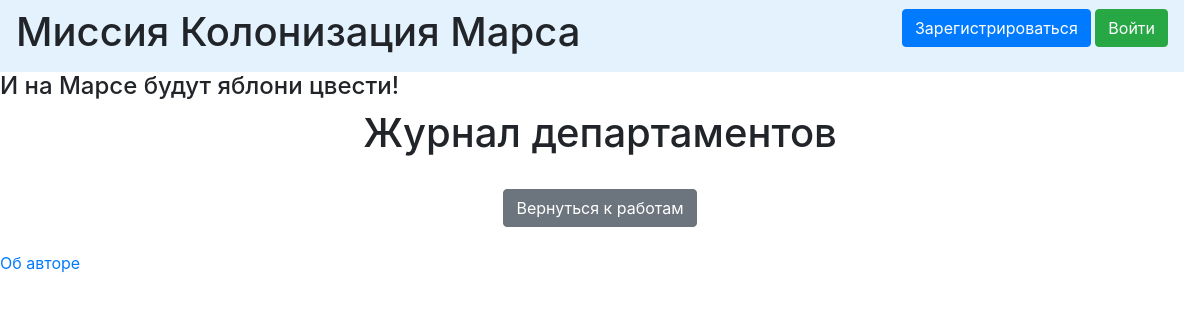
The page /departments on the database as committed earlier.
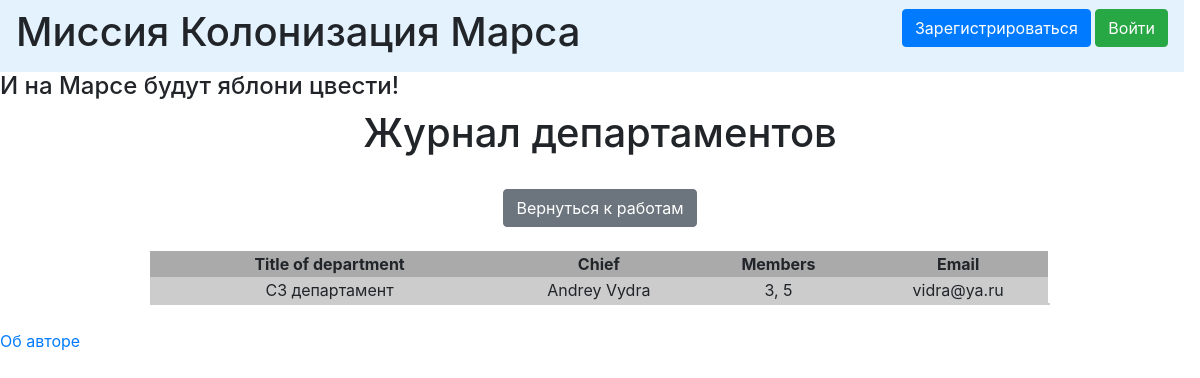
The same page on the database as committed later.
### data/departments.py (models this page shows)
class Departments(SqlAlchemyBase, SerializerMixin):
    __tablename__ = 'departments'
    id = sqlalchemy.Column(sqlalchemy.Integer,
                           primary_key=True, autoincrement=True)
    title = sqlalchemy.Column(sqlalchemy.String)
    chief = sqlalchemy.Column(sqlalchemy.Integer, sqlalchemy.ForeignKey('users.id'))
    members = sqlalchemy.Column(sqlalchemy.String)
    email = sqlalchemy.Column(sqlalchemy.String)
    user_id = sqlalchemy.Column(sqlalchemy.Integer)
    user = orm.relation("User")

### data/users.py (models this page shows, shortened)
class User(SqlAlchemyBase, UserMixin, SerializerMixin):
    __tablename__ = 'users'
    id = sqlalchemy.Column(sqlalchemy.Integer,
                           primary_key=True, autoincrement=True)
    surname = sqlalchemy.Column(sqlalchemy.String)
    name = sqlalchemy.Column(sqlalchemy.String)
    age = sqlalchemy.Column(sqlalchemy.Integer)
    position = sqlalchemy.Column(sqlalchemy.String)
    speciality = sqlalchemy.Column(sqlalchemy.String)
    address = sqlalchemy.Column(sqlalchemy.String)
    email = sqlalchemy.Column(sqlalchemy.String, unique=True)
    hashed_password = sqlalchemy.Column(sqlalchemy.String, nullable=True)
    modified_date = sqlalchemy.Column(sqlalchemy.DateTime)
    jobs = orm.relation("Jobs", back_populates='user')
    departments = orm.relation("Departments", back_populates='user')

### app.py (the view)
@app.route("/departments")
def departments():
    db_sess = db_session.create_session()
    deps = db_sess.query(Departments).all()
    return render_template("list_of_departments.html", departments=deps)

### data/db_session.py (called while the page is built)
def create_session() -> Session:
    global __factory
    return __factory()

### templates/list_of_departments.html (shortened to what this page needs)
{% extends "base.html" %}
{% block content %}
<h1>Журнал департаментов</h1>
<br>
<div>
<a href="/" class="btn btn-secondary">Вернуться к работам</a>
</div>
<br>
{% for item in departments %}
<div>
    <table width="100%">
        <tr bgcolor="#aaaaaa">
            <th width="40%">Title of department</th>
            <th width="20%">Chief</th>
            <th width="20%">Members</th>
            <th width="20%">Email</th>
        </tr>
        <tr bgcolor="#cccccc">
            <td>{{item.title}}</td>
            <td>{{item.user.name}} {{item.user.surname}}</td>
            <td>{{item.members}}</td>
            <td>{{item.email}}</td>
        </tr>
        <tr>
            <td bgcolor="#cccccc">
            </td>
            <td bgcolor="#cccccc"></td>
            <td bgcolor="#cccccc"></td>
            <td bgcolor="#cccccc"></td>
            <td bgcolor="#cccccc"></td>
        </tr>
    </table>
</div>
<br>
{% endfor %}
{% endblock %}

### templates/base.html (shortened to what this page needs)
<!doctype html>
<html lang="en">
<head>
    <link rel="stylesheet"
          href="https://stackpath.bootstrapcdn.com/bootstrap/4.4.1/css/bootstrap.min.css"
>
    <link rel="stylesheet"
          href="../static/css/main.css" type="text/css">
</head>
<body>
    <header>
        {% include 'includes/nav.html' %}
    </header>
    <main>
        <h4>И на Марсе будут яблони цвести!</h4>
        <div class="content">
            {% block content %}{% endblock %}
        </div>
    </main>
    {% include 'includes/footer.html' %}
</body>
</html>

### templates/includes/nav.html
<nav class="navbar navbar-light my-2 my-md-0 mr-md-3" style="background-color: #e3f2fd;">
    <nav>
        <h1>Миссия Колонизация Марса</h1>
    </nav>
    <nav>
        {% if current_user.is_authenticated %}
            <a class="navbar-brand" href="/logout">{{ current_user.name }}</a>
        {% else %}
            <p>
                <a class="btn btn-primary " href="/register">Зарегистрироваться</a>
                <a class="btn btn-success" href="/login">Войти</a>
            </p>
{% endif %}
    </nav>
</nav>

### templates/includes/footer.html
<footer>
    <a href="#">Об авторе</a>
</footer>

### static/css/main.css (style rules this page uses)
.content { margin: 0 auto; width: 75%; text-align: center; }

Rows that differ between the two databases and show on the page:
added Departments: title "СЗ департамент", user.name "Andrey", user.surname "Vydra", members "3, 5", email "vidra@ya.ru"
